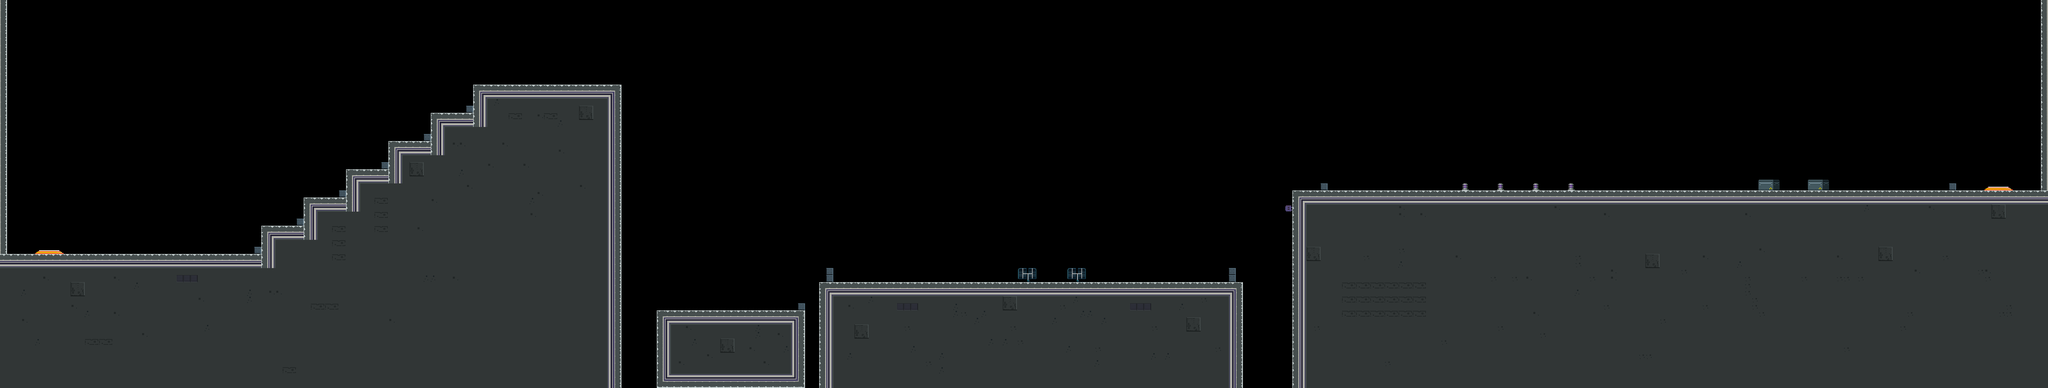

Rendered tile map (Tiled .tmx) drawn with the repository's tilesets; below, a short description and the map source with its tile grids summarised:
An orthogonal 290x55 tile map with 32x32 px tiles, 4 tile layers (Platform, Spikes, Portal, Overlay) and 111 objects.

<map version="1.0" orientation="orthogonal" renderorder="right-up" width="290" height="55" tilewidth="32" tileheight="32" nextobjectid="504">
 <tileset firstgid="1" name="tileset" tilewidth="32" tileheight="32" spacing="2" margin="1" tilecount="256">
  <image source="../tileset.png" width="544" height="544" />
  <tile id="35">
   <properties>
    <property name="type" value="3" />
   </properties>
  </tile>
 </tileset>
 <layer name="Platform" width="290" height="55">
  <data>[15950 cells, 6732 non-empty, 42 distinct tile ids]</data>
 </layer>
 <layer name="Spikes" width="290" height="55">
  <data>[15950 cells, 20 non-empty, 3 distinct tile ids]</data>
 </layer>
 <layer name="Portal" width="290" height="55">
  <data>[15950 cells, 8 non-empty, 3 distinct tile ids]</data>
 </layer>
 <layer name="Overlay" width="290" height="55">
  <data>[15950 cells, 36 non-empty, 3 distinct tile ids]</data>
 </layer>
 <objectgroup name="PlatformOb">
  <object id="361" x="0" y="0" width="32" height="1760" />
  <object id="363" x="32" y="1152" width="2784" height="608" />
  <object id="364" x="1184" y="1024" width="1632" height="128" />
  <object id="365" x="1376" y="896" width="1440" height="128" />
  <object id="366" x="1568" y="768" width="1248" height="128" />
  <object id="367" x="1760" y="640" width="1056" height="128" />
  <object id="368" x="1952" y="512" width="864" height="128" />
  <object id="369" x="2144" y="384" width="672" height="128" />
  <object id="370" x="2976" y="1408" width="672" height="352" />
  <object id="372" x="3712" y="1280" width="1920" height="480" />
  <object id="373" x="3744" y="1216" width="32" height="64" />
  <object id="375" x="5568" y="1216" width="32" height="64" />
  <object id="376" x="5984" y="832" width="32" height="32" />
  <object id="378" x="9248" y="0" width="32" height="864" />
  <object id="379" x="8832" y="832" width="32" height="32" />
  <object id="391" x="3616" y="1376" width="32" height="32" />
  <object id="394" x="5856" y="864" width="3424" height="128" />
  <object id="395" x="5856" y="1120" width="3424" height="640" />
  <object id="396" x="6112" y="992" width="512" height="128" />
  <object id="494" x="1152" y="1120" width="32" height="32" />
  <object id="495" x="1344" y="992" width="32" height="32" />
  <object id="496" x="1536" y="864" width="32" height="32" />
  <object id="497" x="1728" y="736" width="32" height="32" />
  <object id="498" x="1920" y="608" width="32" height="32" />
  <object id="499" x="2112" y="480" width="32" height="32" />
 </objectgroup>
 <objectgroup name="SpikesOb">
  <object id="380" x="2979.5" y="1393.5" width="57" height="13" />
  <object id="381" x="3108" y="1395.5" width="56.5" height="11.5" />
  <object id="382" x="3747" y="1201.75" width="26" height="13.25" />
  <object id="383" x="3778.25" y="1219.5" width="11.25" height="57.25" />
  <object id="384" x="5552.75" y="1218.75" width="13.5" height="59" />
  <object id="385" x="5571.25" y="1201.75" width="26" height="13.5" />
  <object id="386" x="6018" y="834.727" width="11.8182" height="26.9091" />
  <object id="387" x="8816.91" y="834.182" width="14" height="28.1818" />
  <object id="388" x="3236.5" y="1394.5" width="55.5" height="12.5" />
  <object id="389" x="3365" y="1395.5" width="56.5" height="11.5" />
  <object id="390" x="3492.5" y="1396" width="55" height="11" />
 </objectgroup>
 <objectgroup name="EnemyOb">
  <object id="399" x="1280" y="960" width="32" height="32" />
  <object id="400" x="1472" y="832" width="32" height="32" />
  <object id="401" x="1664" y="704" width="32" height="32" />
  <object id="402" x="1856" y="576" width="32" height="32" />
  <object id="403" x="2048" y="448" width="32" height="32" />
  <object id="404" x="2272" y="320" width="32" height="32" />
  <object id="405" x="2656" y="320" width="32" height="32" />
  <object id="408" x="4352" y="1184" width="32" height="32" />
  <object id="409" x="5088" y="1184" width="32" height="32" />
  <object id="413" x="6720" y="768" width="32" height="32" />
  <object id="414" x="7776" y="768" width="32" height="32" />
  <object id="415" x="8512" y="768" width="32" height="32" />
  <object id="416" x="7200" y="768" width="32" height="32" />
  <object id="417" x="4736" y="1184" width="32" height="32" />
  <object id="418" x="8128" y="768" width="32" height="32" />
 </objectgroup>
 <objectgroup name="PowerUpOb">
  <object id="407" x="896" y="1024" width="30" height="60">
   <properties>
    <property name="level" value="1" />
   </properties>
  </object>
 </objectgroup>
 <objectgroup name="LightOb">
  <object id="492" x="9017.92" y="836.091" width="77.2423" height="16">
   <properties>
    <property name="color" value="4" />
   </properties>
  </object>
  <object id="493" x="186.004" y="1125.88" width="77.2423" height="16">
   <properties>
    <property name="color" value="4" />
   </properties>
  </object>
  <object id="500" x="6624" y="832" width="32" height="32">
   <properties>
    <property name="color" value="7" />
   </properties>
  </object>
  <object id="501" x="6784" y="832" width="32" height="32">
   <properties>
    <property name="color" value="7" />
   </properties>
  </object>
  <object id="502" x="6944" y="832" width="32" height="32">
   <properties>
    <property name="color" value="7" />
   </properties>
  </object>
  <object id="503" x="7104" y="832" width="32" height="32">
   <properties>
    <property name="color" value="7" />
   </properties>
  </object>
 </objectgroup>
 <objectgroup name="CoinOb">
  <object id="419" x="832" y="1088" width="32" height="32" />
  <object id="420" x="800" y="1088" width="32" height="32" />
  <object id="421" x="960" y="1088" width="32" height="32" />
  <object id="422" x="992" y="1088" width="32" height="32" />
  <object id="423" x="1312" y="960" width="32" height="32" />
  <object id="424" x="1504" y="832" width="32" height="32" />
  <object id="425" x="1696" y="704" width="32" height="32" />
  <object id="426" x="1888" y="576" width="32" height="32" />
  <object id="427" x="2080" y="448" width="32" height="32" />
  <object id="428" x="2432" y="320" width="32" height="32" />
  <object id="429" x="2496" y="320" width="32" height="32" />
  <object id="430" x="2368" y="320" width="32" height="32" />
  <object id="432" x="3040" y="608" width="32" height="32" />
  <object id="433" x="3040" y="704" width="32" height="32" />
  <object id="434" x="3040" y="800" width="32" height="32" />
  <object id="438" x="3072" y="1056" width="32" height="32" />
  <object id="439" x="3072" y="1152" width="32" height="32" />
  <object id="440" x="3072" y="1248" width="32" height="32" />
  <object id="441" x="3296" y="1312" width="32" height="32" />
  <object id="442" x="3328" y="1312" width="32" height="32" />
  <object id="443" x="4224" y="1184" width="32" height="32" />
  <object id="444" x="4256" y="1184" width="32" height="32" />
  <object id="445" x="5152" y="1184" width="32" height="32" />
  <object id="446" x="5184" y="1184" width="32" height="32" />
  <object id="447" x="5952" y="1056" width="32" height="32">
   <properties>
    <property name="type" value="3" />
   </properties>
  </object>
  <object id="448" x="5984" y="1056" width="32" height="32">
   <properties>
    <property name="type" value="3" />
   </properties>
  </object>
  <object id="449" x="6016" y="1056" width="32" height="32">
   <properties>
    <property name="type" value="3" />
   </properties>
  </object>
  <object id="450" x="6400" y="800" width="32" height="32" />
  <object id="451" x="6464" y="800" width="32" height="32" />
  <object id="452" x="6432" y="768" width="32" height="32" />
  </objectgroup>
 <objectgroup name="MoverOb">
  <!-- 14 objects omitted --></objectgroup>
 <objectgroup name="BeamSpotOb">
  <!-- 13 objects omitted --></objectgroup>
 <objectgroup name="PortalOb">
  <!-- 4 objects omitted --></objectgroup>
</map>
<!-- 23 of 111 objects omitted -->
